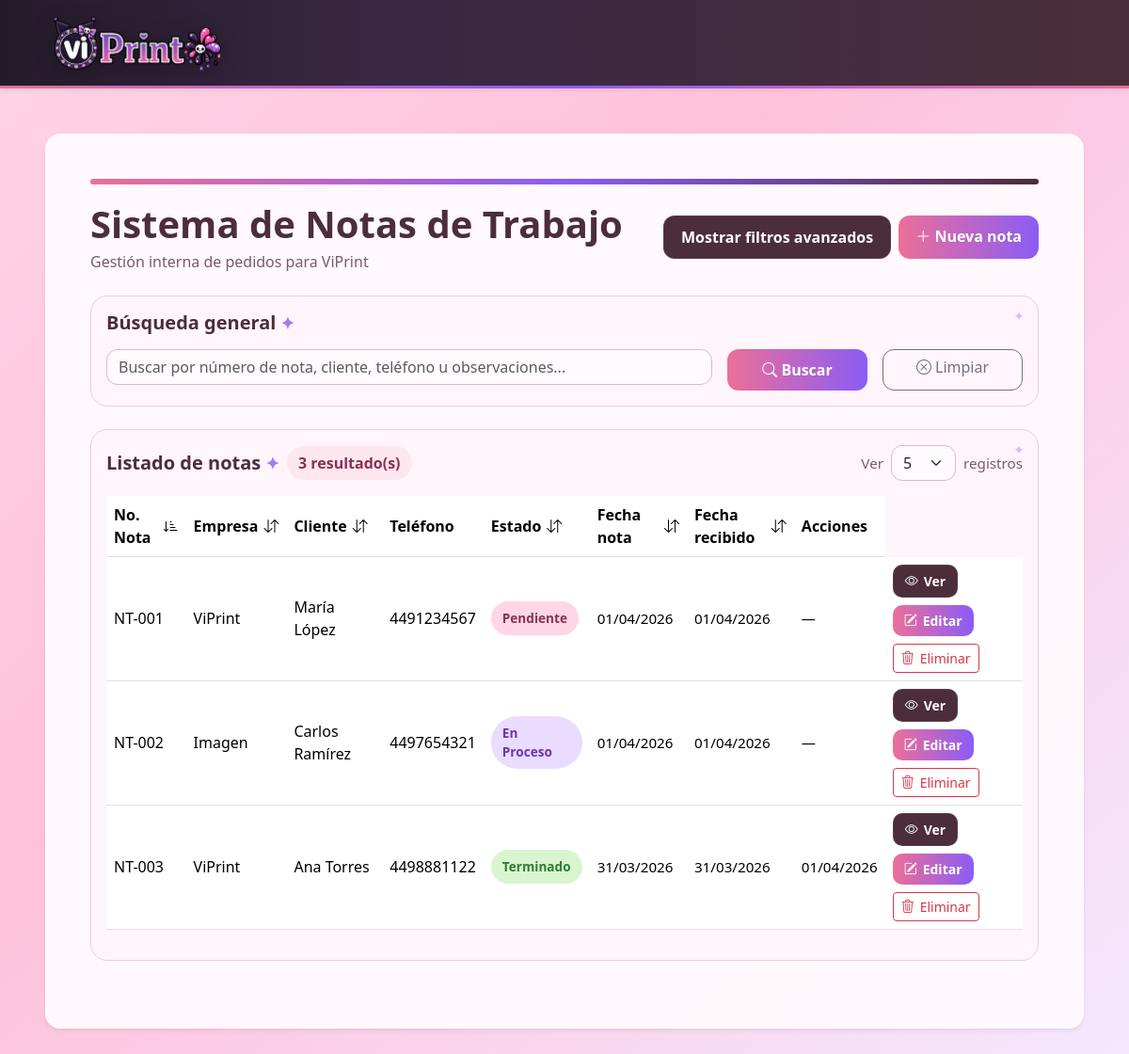
Screenshot of /index.php?sort=numero_nota&direction=asc&pagina=1 with the database file from the repository.
### tables this page shows
CREATE TABLE notas_trabajo (
    id INT AUTO_INCREMENT PRIMARY KEY,
    numero_nota VARCHAR(50) NOT NULL,
    empresa ENUM('ViPrint', 'Imagen') NOT NULL,
    detalle_cliente VARCHAR(300) NOT NULL,
    telefono_cliente VARCHAR(20),
    observaciones TEXT,
    fecha_nota DATE NOT NULL,
    fecha_recibido DATE NOT NULL,
    fecha_concluido DATE NULL,
    estado ENUM('pendiente', 'en_proceso', 'terminado', 'entregado', 'cancelado') NOT NULL DEFAULT 'pendiente',
    created_at TIMESTAMP DEFAULT CURRENT_TIMESTAMP,
    updated_at TIMESTAMP DEFAULT CURRENT_TIMESTAMP ON UPDATE CURRENT_TIMESTAMP
);

### includes/helpers.php (called while the page is built)
<?php
function formatearFecha($fecha) {
    if (empty($fecha) || $fecha === '0000-00-00') {
        return '—';
    }
    return date('d/m/Y', strtotime($fecha));
}
function claseEstado($estado) {
    return match ($estado) {
        'pendiente' => 'status-pendiente',
        'en_proceso' => 'status-en_proceso',
        'terminado' => 'status-terminado',
        'entregado' => 'status-entregado',
        'cancelado' => 'status-cancelado',
        default => 'status-pendiente'
    };
}
function textoEstado($estado) {
    return match ($estado) {
        'en_proceso' => 'En proceso',
        default => ucfirst(str_replace('_', ' ', $estado))
    };
}

### index.php (the view, shortened to what this page needs)
<?php
require_once 'config/database.php';
require_once 'includes/helpers.php';
$busqueda = isset($_GET['busqueda']) ? trim($_GET['busqueda']) : '';
$empresa = isset($_GET['empresa']) ? trim($_GET['empresa']) : '';
$estado = isset($_GET['estado']) ? trim($_GET['estado']) : '';
$fecha_nota = isset($_GET['fecha_nota']) ? trim($_GET['fecha_nota']) : '';
$fecha_recibido = isset($_GET['fecha_recibido']) ? trim($_GET['fecha_recibido']) : '';
$fecha_concluido = isset($_GET['fecha_concluido']) ? trim($_GET['fecha_concluido']) : '';
$sort = isset($_GET['sort']) ? $_GET['sort'] : 'id';
$direction = isset($_GET['direction']) ? strtolower($_GET['direction']) : 'desc';
$per_page = isset($_GET['per_page']) ? (int) $_GET['per_page'] : 5;
$pagina_actual = isset($_GET['pagina']) ? (int) $_GET['pagina'] : 1;
$allowed_sort_columns = [
    'numero_nota' => 'numero_nota',
    'empresa' => 'empresa',
    'detalle_cliente' => 'detalle_cliente',
    'estado' => 'estado',
    'fecha_nota' => 'fecha_nota',
    'fecha_recibido' => 'fecha_recibido',
    'fecha_concluido' => 'fecha_concluido',
    'id' => 'id'
];
$offset = ($pagina_actual - 1) * $per_page;
$where = " WHERE 1=1";
$params = [];
$types = "";
$filtros_activos = !empty($empresa) || !empty($estado) || !empty($fecha_nota) || !empty($fecha_recibido) || !empty($fecha_concluido);
$sql_total = "SELECT COUNT(*) as total FROM notas_trabajo" . $where;
$stmt_total = $conn->prepare($sql_total);
$stmt_total->execute();
$resultado_total = $stmt_total->get_result();
$total_filas = $resultado_total->fetch_assoc()['total'];
$order_by = $allowed_sort_columns[$sort];
$sql = "SELECT * FROM notas_trabajo" . $where . " ORDER BY $order_by $direction LIMIT ? OFFSET ?";
$stmt = $conn->prepare($sql);
$params_main = $params;
$types_main = $types . "ii";
$params_main[] = $per_page;
$params_main[] = $offset;
$stmt->bind_param($types_main, ...$params_main);
$stmt->execute();
$resultado = $stmt->get_result();
function buildQuery($overrides = [])
{
    $query = array_merge($_GET, $overrides);
    return http_build_query($query);
}
function nextDirection($currentSort, $column, $currentDirection)
{
    if ($currentSort === $column && $currentDirection === 'asc') {
        return 'desc';
    }
    return 'asc';
}
function sortIcon($currentSort, $column, $currentDirection)
{
    if ($currentSort !== $column) {
        return '<i class="bi bi-arrow-down-up"></i>';
    }
    return $currentDirection === 'asc'
        ? '<i class="bi bi-sort-down-alt"></i>'
        : '<i class="bi bi-sort-down"></i>';
}
?>
<?php include 'includes/header.php'; ?>
<body data-filters-active="<?php echo $filtros_activos ? '1' : '0'; ?>">
    <?php include 'includes/navbar.php'; ?>
    <div class="container-fluid my-5 px-4 px-md-5">
        <div class="card shadow-sm border-0 rounded-4 main-card">
            <div class="card-body p-4 p-md-5">
                <div class="page-accent"></div>
                <div class="d-flex flex-column flex-md-row justify-content-between align-items-md-center gap-3 mb-4">
                    <div>
                        <h1 class="mb-1">Sistema de Notas de Trabajo</h1>
                        <p class="text-muted mb-0">Gestión interna de pedidos para ViPrint</p>
                    </div>
                    <div class="d-flex gap-2 flex-wrap">
                        <button type="button" id="toggleFiltersBtn" class="btn btn-dark-soft filters-toggle-btn">
                        </button>
                        <a href="modules/notas/create.php" class="btn btn-pink">
                            <i class="bi bi-plus-lg"></i> Nueva nota
                        </a>
                    </div>
                </div>
                <div class="soft-panel mb-4">
                    <h5 class="section-title mb-3">Búsqueda general</h5>
                    <form method="GET" action="index.php" class="row g-3">
                        <div class="col-md-8">
                            <input type="text" name="busqueda" class="form-control"
                                placeholder="Buscar por número de nota, cliente, teléfono u observaciones..."
                                value="<?php echo htmlspecialchars($busqueda); ?>">
                        </div>
                        <div class="col-md-2 d-grid">
                            <button type="submit" class="btn btn-pink">
                                <i class="bi bi-search"></i> Buscar
                            </button>
                        </div>
                        <div class="col-md-2 d-grid">
                            <a href="index.php" class="btn btn-outline-secondary search-clear-btn">
                                <i class="bi bi-x-circle"></i> Limpiar
                            </a>
                        </div>
                    </form>
                </div>
                <div class="soft-panel mb-4">
                    <div class="d-flex justify-content-between align-items-center mb-3 flex-wrap gap-3">
                        <div class="d-flex align-items-center gap-2 flex-wrap">
                            <h5 class="section-title mb-0">Listado de notas</h5>
                            <span class="note-count-badge"><?php echo $total_filas; ?> resultado(s)</span>
                        </div>
                        <form method="GET" action="index.php" class="d-flex align-items-center gap-2">
                            <label class="results-meta mb-0">Ver</label>
                            <select name="per_page" class="form-select" onchange="this.form.submit()">
                                <option value="5" <?php echo $per_page == 5 ? 'selected' : ''; ?>>5</option>
                            </select>
                            <label class="results-meta mb-0">registros</label>
                        </form>
                    </div>
                    <div class="table-responsive">
                        <table class="table align-middle table-hover">
                            <thead>
                                <tr>
                                    <th>
                                        <a class="table-sort-link"
                                            href="index.php?<?php echo buildQuery(['sort' => 'numero_nota', 'direction' => nextDirection($sort, 'numero_nota', $direction), 'pagina' => 1]); ?>">
                                            No. Nota <?php echo sortIcon($sort, 'numero_nota', $direction); ?>
                                        </a>
                                    </th>
                                    <th>
                                        <a class="table-sort-link"
                                            href="index.php?<?php echo buildQuery(['sort' => 'empresa', 'direction' => nextDirection($sort, 'empresa', $direction), 'pagina' => 1]); ?>">
                                            Empresa <?php echo sortIcon($sort, 'empresa', $direction); ?>
                                        </a>
                                    </th>
                                    <th>
                                        <a class="table-sort-link"
                                            href="index.php?<?php echo buildQuery(['sort' => 'detalle_cliente', 'direction' => nextDirection($sort, 'detalle_cliente', $direction), 'pagina' => 1]); ?>">
                                            Cliente <?php echo sortIcon($sort, 'detalle_cliente', $direction); ?>
                                        </a>
                                    </th>
                                    <th>Teléfono</th>
                                    <th>
                                        <a class="table-sort-link"
                                            href="index.php?<?php echo buildQuery(['sort' => 'estado', 'direction' => nextDirection($sort, 'estado', $direction), 'pagina' => 1]); ?>">
                                            Estado <?php echo sortIcon($sort, 'estado', $direction); ?>
                                        </a>
                                    </th>
                                    <th>
                                        <a class="table-sort-link"
                                            href="index.php?<?php echo buildQuery(['sort' => 'fecha_nota', 'direction' => nextDirection($sort, 'fecha_nota', $direction), 'pagina' => 1]); ?>">
                                            Fecha nota <?php echo sortIcon($sort, 'fecha_nota', $direction); ?>
                                        </a>
                                    </th>
                                    <th>
                                        <a class="table-sort-link"
                                            href="index.php?<?php echo buildQuery(['sort' => 'fecha_recibido', 'direction' => nextDirection($sort, 'fecha_recibido', $direction), 'pagina' => 1]); ?>">
                                            Fecha recibido <?php echo sortIcon($sort, 'fecha_recibido', $direction); ?>
                                        </a>
                                    </th>
                                    <th>Acciones</th>
                                </tr>
                            </thead>
                            <tbody>
                                <?php if ($resultado && $resultado->num_rows > 0): ?>
                                    <?php while ($nota = $resultado->fetch_assoc()): ?>
                                        <tr>
                                            <td><?php echo htmlspecialchars($nota['numero_nota']); ?></td>
                                            <td><?php echo htmlspecialchars($nota['empresa']); ?></td>
                                            <td><?php echo htmlspecialchars($nota['detalle_cliente']); ?></td>
                                            <td><?php echo htmlspecialchars($nota['telefono_cliente']); ?></td>
                                            <td>
                                                <span class="badge-status <?php echo claseEstado($nota['estado']); ?>">
                                                    <?php echo textoEstado($nota['estado']); ?>
                                                </span>
                                            </td>
                                            <td class="table-date-muted"><?php echo formatearFecha($nota['fecha_nota']); ?></td>
                                            <td class="table-date-muted"><?php echo formatearFecha($nota['fecha_recibido']); ?>
                                            </td>
                                            <td class="table-date-muted"><?php echo formatearFecha($nota['fecha_concluido']); ?>
                                            </td>
                                            <td>
                                                <div class="actions-group">
                                                    <a href="modules/notas/show.php?id=<?php echo $nota['id']; ?>"
                                                        class="btn btn-sm btn-dark-soft icon-btn">
                                                        <i class="bi bi-eye"></i> Ver
                                                    </a>
                                                    <a href="modules/notas/edit.php?id=<?php echo $nota['id']; ?>"
                                                        class="btn btn-sm btn-pink icon-btn">
                                                        <i class="bi bi-pencil-square"></i> Editar
                                                    </a>
                                                    <a href="modules/notas/delete.php?id=<?php echo $nota['id']; ?>"
                                                        class="btn btn-sm btn-outline-danger icon-btn btn-delete-note">
                                                        <i class="bi bi-trash3"></i> Eliminar
                                                    </a>
                                                </div>
                                            </td>
                                        </tr>
                                    <?php endwhile; ?>
                                <?php endif; ?>
                            </tbody>
                        </table>
                    </div>
                </div>
            </div>
        </div>
    </div>
    <?php include 'includes/footer.php'; ?>

### rows the page displays
notas_trabajo: numero_nota "NT-001", empresa "ViPrint", detalle_cliente "María López", telefono_cliente "4491234567", estado "Pendiente", fecha_nota "01/04/2026", fecha_recibido "01/04/2026", fecha_concluido "—"
notas_trabajo: numero_nota "NT-002", empresa "Imagen", detalle_cliente "Carlos Ramírez", telefono_cliente "4497654321", estado "En Proceso", fecha_nota "01/04/2026", fecha_recibido "01/04/2026", fecha_concluido "—"
notas_trabajo: numero_nota "NT-003", empresa "ViPrint", detalle_cliente "Ana Torres", telefono_cliente "4498881122", estado "Terminado", fecha_nota "31/03/2026", fecha_recibido "31/03/2026", fecha_concluido "01/04/2026"

### other values shown
$total_filas "3"
